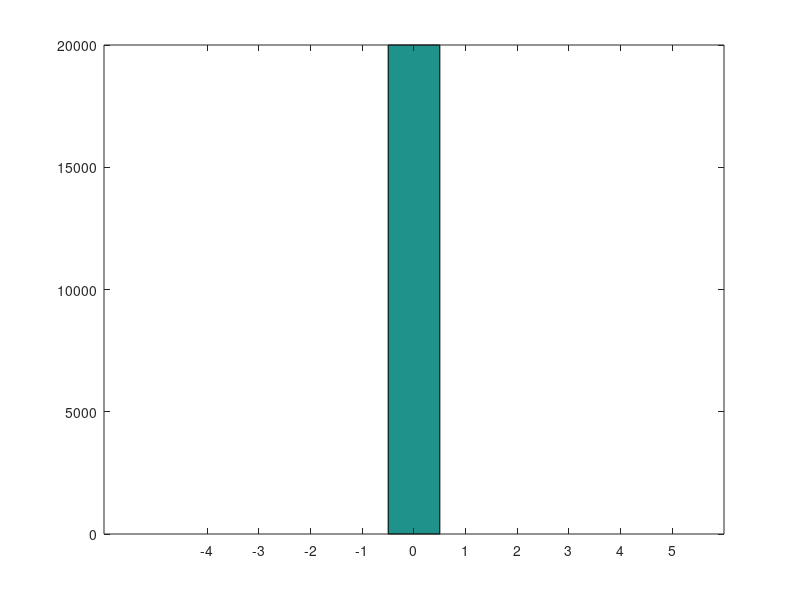

This figure's MATLAB source:
clear all; close all; clc;
% save all photons in one file

out_folder = [pwd '/7GeV_no_energy_spread/'];
for turn_number=[20000]
mkdir([ out_folder 'photon_plots_' num2str(turn_number)])

%  1  2         3     4    5    6    7     8      9        10       11    12 13 14
%  K GEN NAME Weight T(m) X(m) Y(m) S(m) E(eV) Px(eV/c) Py(eV/c) Ps(eV/c) Sx Sy Ss

all_data_phot=[];
full_photons=[];

    full_photons_1=[];
    full_photons_2=[];
    full_photons_3=[];
    full_photons_4=[];
    full_photons_5=[];
    full_photons_6=[];
    full_photons_7=[];
    full_photons_8=[];
    full_photons_9=[];
    full_photons_10=[];
    full_photons_11=[];
    full_photons_12=[];
    full_photons_13=[];
    full_photons_14=[];
for ni=1:1:turn_number
    ni
    
    check_exist=exist([out_folder 'cain_tmp/cain_output_photons_' num2str(ni) '.dat']);

if(check_exist==0)
photons_data=zeros(1,14);
else

check_photons_output=dir([out_folder 'cain_tmp/cain_output_photons_' num2str(ni) '.dat']);% checking cain output for photons

check_photons_output_size=check_photons_output(:).bytes;

if (check_photons_output_size==0)%if cain non produce photons write photons_property=[0,0,0,0,0,0,0,0,0,0,0,0,0,0];
    photons_data=zeros(1,14);
else    
 photons_data=dlmread([out_folder 'cain_tmp/cain_output_photons_' num2str(ni) '.dat'],'',1,0);%read electrons from cain
end
end
%     photons_data=dlmread([out_folder 'cain_tmp/cain_output_photons_' num2str(ni) '.dat'],'',1,0);%read electrons from cain
    
    
  
    full_photons_1=[full_photons_1;photons_data(:,1)];
    full_photons_2=[full_photons_2;photons_data(:,2)];
    full_photons_3=[full_photons_3;photons_data(:,3)];
    full_photons_4=[full_photons_4;photons_data(:,4)];
    full_photons_5=[full_photons_5;photons_data(:,5)];
    full_photons_6=[full_photons_6;photons_data(:,6)];
    full_photons_7=[full_photons_7;photons_data(:,7)];
    full_photons_8=[full_photons_8;photons_data(:,8)];
    full_photons_9=[full_photons_9;photons_data(:,9)];
    full_photons_10=[full_photons_10;photons_data(:,10)];
    full_photons_11=[full_photons_11;photons_data(:,11)];
    full_photons_12=[full_photons_12;photons_data(:,12)];
    full_photons_13=[full_photons_13;photons_data(:,13)];
    full_photons_14=[full_photons_14;photons_data(:,14)];
    
end
full_photons=[full_photons_1';full_photons_2';full_photons_3'./turn_number;full_photons_4';full_photons_5';full_photons_6';...
    full_photons_7';full_photons_8';full_photons_9';full_photons_10';full_photons_11';full_photons_12';full_photons_13';full_photons_14';];

fid = fopen([out_folder 'photons' num2str(turn_number) '.dat'],'w');%save beam for cain standart
fprintf(fid,' %i    %i       %1.12e % 1.12e % 1.12e % 1.12e % 1.12e % 1.12e % 1.12e % 1.12e % 1.12e % 1.12e % 1.12e % 1.12e \n',full_photons);
fclose(fid);
% 
% 
 xx=load([out_folder 'photons' num2str(turn_number) '.dat']);
% 
figure(1)
 hist(xx(:,8))

end